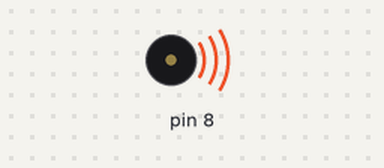
The sketch below on a simulated Arduino Uno, built with avr-gcc and run on an emulated ATmega328P. On the bench: buzzer (waves = sounding).

Above: at 0.5 s.
Timing chart, 0 to 4.6 s (numbered marks = the images above):
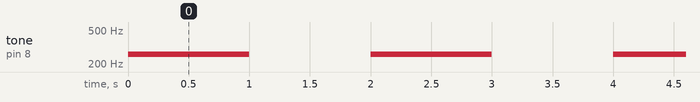

Measured:
- by itself, tone on pin 8: alternates 261 Hz for 1.0 s and silent for 1.0 s

The sketch:

trial_2.ino
```cpp
const int buzzer = 9;

void setup() {
  // put your setup code here, to run once:
pinMode(8, OUTPUT);
}

void loop() {
  // put your main code here, to run repeatedly:
tone(8, 261);
delay(1000);
noTone(8);
delay(1000);
}
```
